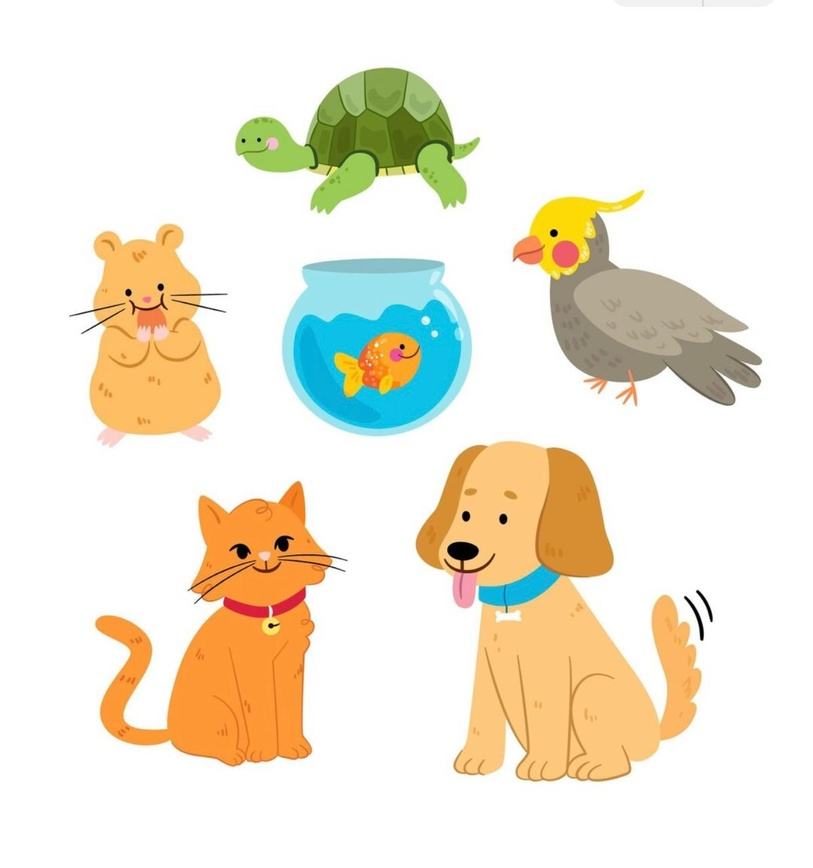
#> input picture a1.jpeg, 813 x 868 px, shrunk from 1199 x 1280 before the run
$ python problem2.py
#> lines starting #> are read from the running program, lines starting #| are printed output that depends on the picture
import cv2
import matplotlib.pyplot as plt

color_img = cv2.imread("a1.jpeg")
#> color_img is the input picture: shape (868, 813, 3); mean B, G, R 216.1, 233, 239.7

if color_img is None:
    print("Error: Could not load 'a1.jpeg'. Check file path/extension.")
else:

    color_img_rgb = cv2.cvtColor(color_img, cv2.COLOR_BGR2RGB)


    gray_img = cv2.cvtColor(color_img, cv2.COLOR_BGR2GRAY)
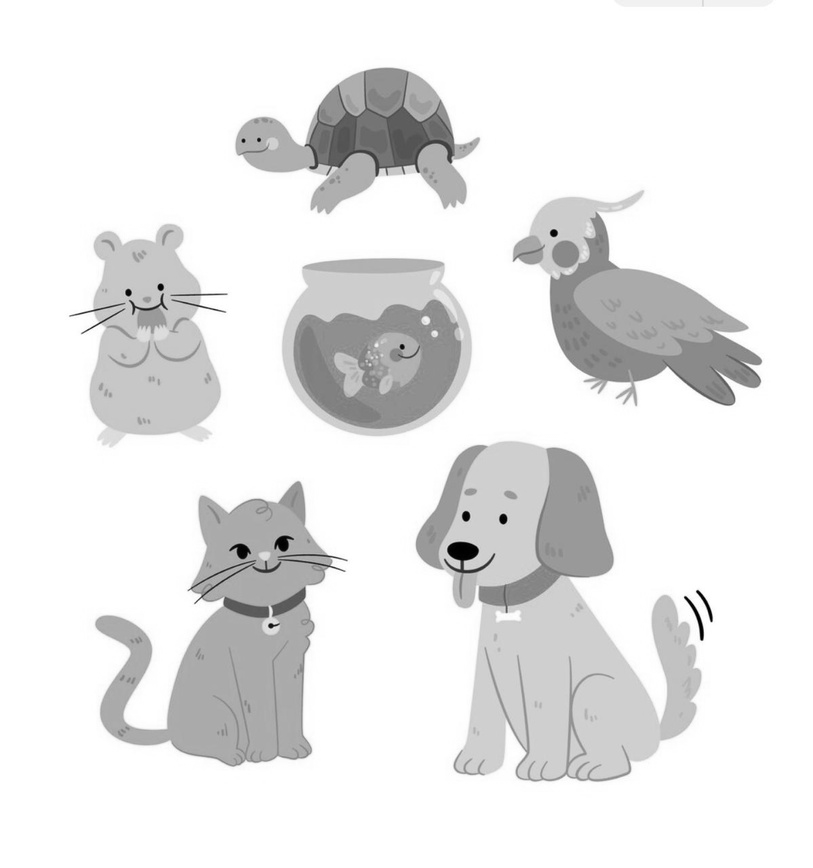
#> gray_img: shape (868, 813); min 0, max 255, mean 233.1

    height, width, color_channels = color_img.shape
#> height = 868; width = 813; color_channels = 3
    color_bytes = color_img.nbytes
#> color_bytes = 2117052

    gray_channels = 1 if len(gray_img.shape) == 2 else gray_img.shape[2]
#> gray_channels = 1
    gray_bytes = gray_img.nbytes
#> gray_bytes = 705684

    print("=" * 45)
    print("Color vs grayscale Conversion Report")
    print("=" * 45)
    print(f"Image Dimensions        : {width} x {height} pixels")
#| Image Dimensions        : 813 x 868 pixels
    print("-" * 45)
    print(f"Original Color Channels : {color_channels} channels (RGB/BGR)")
#| Original Color Channels : 3 channels (RGB/BGR)
    print(f"Grayscale Channels      : {gray_channels} channel (Intensity)")
#| Grayscale Channels      : 1 channel (Intensity)
    print(f"Channel Change          : Reduced from {color_channels} to {gray_channels}")
#| Channel Change          : Reduced from 3 to 1
    print("-" * 45)
    print(f"Original Color Size     : {color_bytes:,} bytes")
#| Original Color Size     : 2,117,052 bytes
    print(f"Grayscale Size          : {gray_bytes:,} bytes")
#| Grayscale Size          : 705,684 bytes

    bytes_saved = color_bytes - gray_bytes
#> bytes_saved = 1411368
    percent_reduction = (bytes_saved / color_bytes) * 100
#> percent_reduction = 66.67
    print(f"Size Reduction          : Saved {bytes_saved:,} bytes ({percent_reduction:.2f}% reduction)")
#| Size Reduction          : Saved 1,411,368 bytes (66.67% reduction)
    print("=" * 45)

    plt.figure(figsize=(10, 5))


    plt.subplot(1, 2, 1)
    plt.imshow(color_img_rgb)
    plt.title("Original (Color)")
    plt.axis("off")

    plt.subplot(1, 2, 2)
    plt.imshow(gray_img, cmap="gray")
    plt.title("Converted (Grayscale)")
    plt.axis("off")

    plt.tight_layout()
    plt.show()
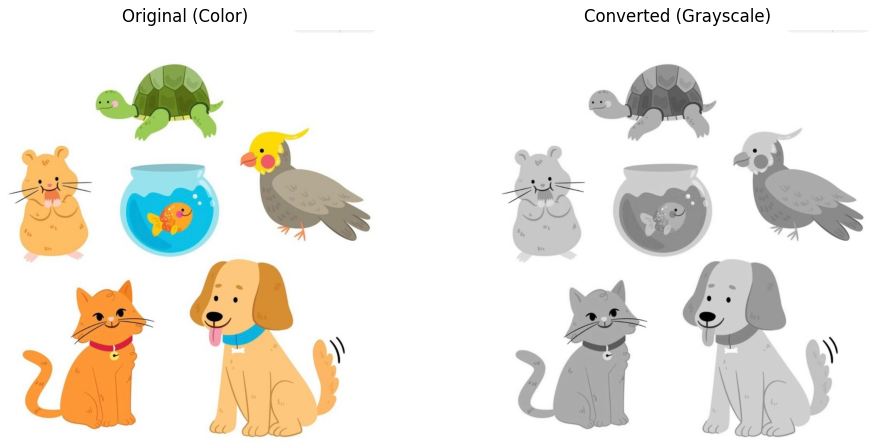
#> figure drawn by matplotlib, 2 panels

$ run again, with microscopic.jpeg copied over a1.jpeg
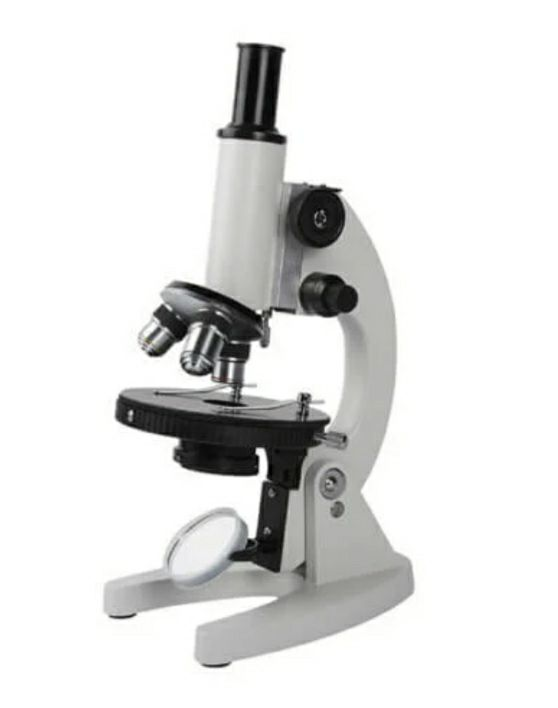
#> input picture microscopic.jpeg, 558 x 708 px
#> color_img is the input picture: shape (708, 558, 3); mean B, G, R 225.6, 226.2, 226
#> color_bytes = 1185192
#> gray_bytes = 395064
#| Image Dimensions        : 558 x 708 pixels
#| Original Color Channels : 3 channels (RGB/BGR)
#| Grayscale Channels      : 1 channel (Intensity)
#| Channel Change          : Reduced from 3 to 1
#| Original Color Size     : 1,185,192 bytes
#| Grayscale Size          : 395,064 bytes
#> bytes_saved = 790128
#> percent_reduction = 66.67
#| Size Reduction          : Saved 790,128 bytes (66.67% reduction)
#> `plt.show()`:
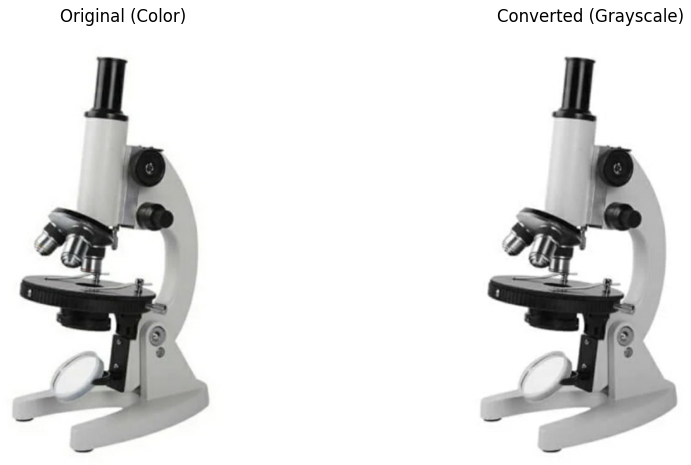
#> figure drawn by matplotlib, 2 panels
